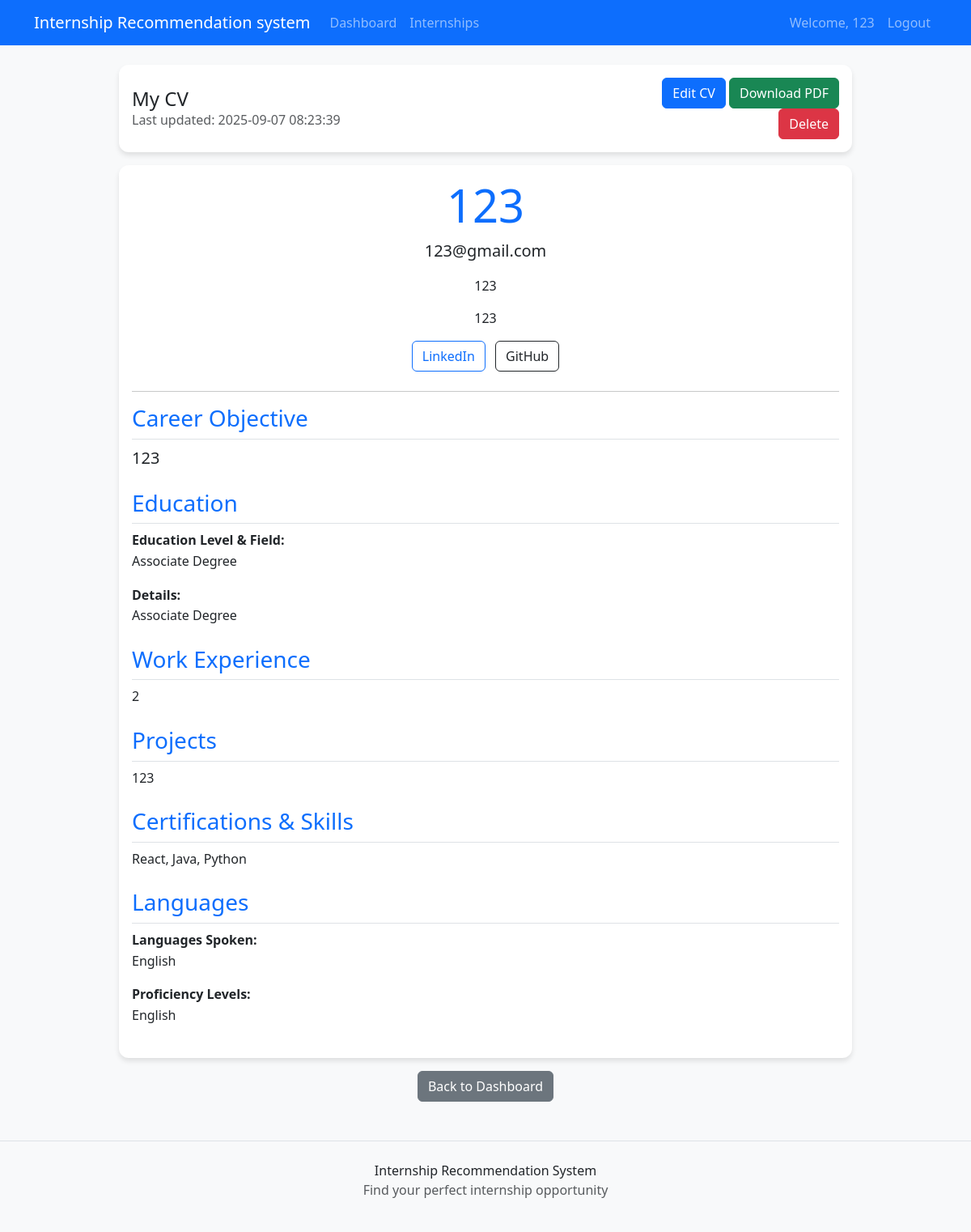
/cv/view (signed in), run on the app's committed database.
### tables this page shows
CREATE TABLE cvs (
            id INTEGER PRIMARY KEY AUTOINCREMENT,
            user_id INTEGER NOT NULL,
            full_name TEXT NOT NULL,
            email TEXT NOT NULL,
            phone TEXT,
            address TEXT,
            linkedin_url TEXT,
            github_url TEXT,
            objective TEXT,
            education TEXT,
            work_experience TEXT,
            projects TEXT,
            certifications TEXT,
            languages TEXT,
            interests TEXT,
            created_at TIMESTAMP DEFAULT CURRENT_TIMESTAMP,
            updated_at TIMESTAMP DEFAULT CURRENT_TIMESTAMP, education_details TEXT, languages_details TEXT,
            FOREIGN KEY (user_id) REFERENCES users (id)
        );

### blueprints/cv.py (the view)
@cv_bp.route('/view')
def view():
    auth_check = require_student_auth()
    if auth_check:
        return auth_check
    conn = get_db()
    cursor = conn.cursor()
    cursor.execute("SELECT * FROM cvs WHERE user_id=?", (session['user_id'],))
    cv = cursor.fetchone()
    if not cv:
        flash('No CV found. Please create one first.', 'info')
        return redirect(url_for('cv.create'))
    return render_template('cv_view.html', cv=cv)

### blueprints/cv.py (called while the page is built)
def require_student_auth():
    if 'user_id' not in session or session['role'] != 'student':
        flash('Please log in as a student', 'danger')
        return redirect(url_for('auth.login'))
    return None

### utils/database.py (called while the page is built)
def get_db():
    conn = sqlite3.connect(current_app.config['DATABASE'])
    conn.row_factory = sqlite3.Row
    return conn

### templates/cv_view.html (shortened to what this page needs)
{% extends "base.html" %}
{% block content %}
<div class="container mt-4">
    <div class="row justify-content-center">
        <div class="col-md-10">
            {% if not company_view %}
            <div class="card mb-3">
                <div class="card-body">
                    <div class="row align-items-center">
                        <div class="col-md-8">
                            <h4 class="mb-0"> My CV</h4>
                            <p class="text-muted mb-0">Last updated: {{ cv.updated_at or 'Never' }}</p>
                        </div>
                        <div class="col-md-4 text-end">
                            <a href="{{ url_for('cv.edit') }}" class="btn btn-primary">
                                 Edit CV
                            </a>
                            <a href="{{ url_for('cv.download') }}" class="btn btn-success">
                                 Download PDF
                            </a>
                            <button type="button" class="btn btn-danger" data-bs-toggle="modal" data-bs-target="#deleteModal">
                                 Delete
                            </button>
                        </div>
                    </div>
                </div>
            </div>
            {% endif %}
            <div class="card">
                <div class="card-body">
                    <div class="text-center mb-4">
                        <h1 class="display-4 text-primary">{{ cv.full_name }}</h1>
                        <p class="lead">{{ cv.email }}</p>
                        {% if cv.phone %}
                        <p> {{ cv.phone }}</p>
                        {% endif %}
                        {% if cv.address %}
                        <p> {{ cv.address }}</p>
                        {% endif %}
                        <div class="mt-3">
                            {% if cv.linkedin_url %}
                            <a href="{{ cv.linkedin_url }}" target="_blank" class="btn btn-outline-primary me-2">
                                 LinkedIn
                            </a>
                            {% endif %}
                            {% if cv.github_url %}
                            <a href="{{ cv.github_url }}" target="_blank" class="btn btn-outline-dark">
                                 GitHub
                            </a>
                            {% endif %}
                        </div>
                    </div>
                    <hr>
                    {% if cv.objective %}
                    <div class="mb-4">
                        <h3 class="text-primary border-bottom pb-2">Career Objective</h3>
                        <p class="lead">{{ cv.objective }}</p>
                    </div>
                    {% endif %}
                    {% if cv.education or cv.education_details %}
                    <div class="mb-4">
                        <h3 class="text-primary border-bottom pb-2">Education</h3>
                        {% if cv.education %}
                        <div class="cv-section">
                            <strong>Education Level & Field:</strong><br>
                            {{ cv.education | replace('\n', '<br>') | safe }}
                        </div>
                        {% endif %}
                        {% if cv.education_details %}
                        <div class="cv-section">
                            <strong>Details:</strong><br>
                            {{ cv.education_details | replace('\n', '<br>') | safe }}
                        </div>
                        {% endif %}
                    </div>
                    {% endif %}
                    {% if cv.work_experience %}
                    <div class="mb-4">
                        <h3 class="text-primary border-bottom pb-2">Work Experience</h3>
                        <div class="cv-section">
                            {{ cv.work_experience | replace('\n', '<br>') | safe }}
                        </div>
                    </div>
                    {% endif %}
                    {% if cv.projects %}
                    <div class="mb-4">
                        <h3 class="text-primary border-bottom pb-2">Projects</h3>
                        <div class="cv-section">
                            {{ cv.projects | replace('\n', '<br>') | safe }}
                        </div>
                    </div>
                    {% endif %}
                    {% if cv.certifications %}
                    <div class="mb-4">
                        <h3 class="text-primary border-bottom pb-2">Certifications & Skills</h3>
                        <div class="cv-section">
                            {{ cv.certifications | replace('\n', '<br>') | safe }}
                        </div>
                    </div>
                    {% endif %}
                    {% if cv.languages or cv.languages_details %}
                    <div class="mb-4">
                        <h3 class="text-primary border-bottom pb-2">Languages</h3>
                        {% if cv.languages %}
                        <div class="cv-section">
                            <strong>Languages Spoken:</strong><br>
                            {{ cv.languages | replace('\n', '<br>') | safe }}
                        </div>
                        {% endif %}
                        {% if cv.languages_details %}
                        <div class="cv-section">
                            <strong>Proficiency Levels:</strong><br>
                            {{ cv.languages_details | replace('\n', '<br>') | safe }}
                        </div>
                        {% endif %}
                    </div>
                    {% endif %}
                </div>
            </div>
            {% if not company_view %}
            <div class="text-center mt-3">
                <a href="{{ url_for('student.dashboard') }}" class="btn btn-secondary">
                     Back to Dashboard
                </a>
            </div>
            {% endif %}
        </div>
    </div>
</div>
{% endblock %}

### static/css/style.css (style rules this page uses)
body { background-color: #f8f9fa; font-family: 'Segoe UI', Tahoma, Geneva, Verdana, sans-serif; }
.card { border: none; border-radius: 0.75rem; box-shadow: 0 4px 6px rgba(0, 0, 0, 0.1); transition: transform 0.3s, box-shadow 0.3s; }
.cv-section { line-height: 1.6; margin-bottom: 1rem; }

### data on the page
cvs: updated_at "2025-09-07 08:23:39", full_name "123", email "123@gmail.com", phone "123", address "123", objective "123", education "Associate Degree", education_details "Associate Degree", work_experience "2", projects "123", certifications "React, Java, Python", languages "English", languages_details "English"

### other printed values
{{ session['name'] }} "123"
